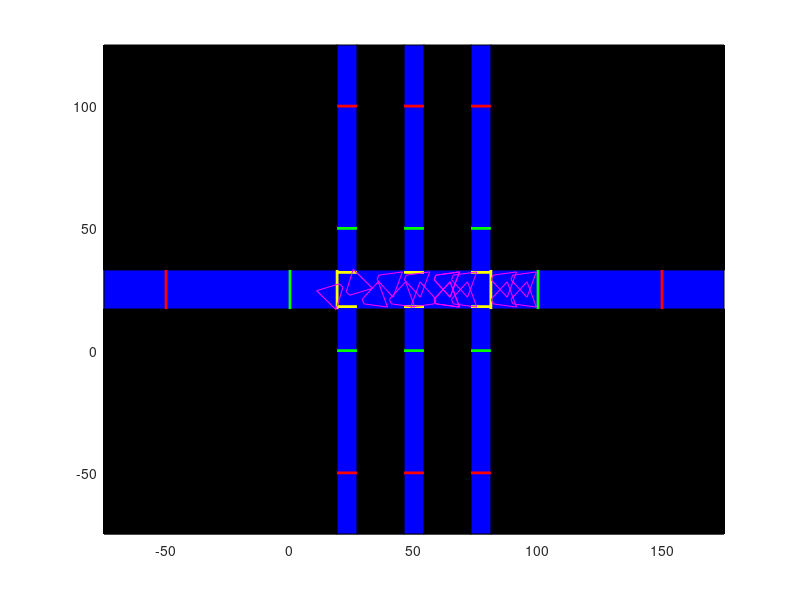

Write MATLAB code to recreate this figure.
%% Display the Scene
clf
figure(1)
axis([-75 175 -75 125])
patch([-75 175 175 -75 -75],[-75 -75 125 125 -75],'b')
% Obstacles
% (-100,-100);(  19,-100);(  19,  17);(-100,  17);
% (-100,  33);(  19,  33);(  19, 150);(-100, 150);
% (  27,-100);(  46,-100);(  46,  17);(  27,  17);
% (  27,  33);(  46,  33);(  46, 150);(  27, 150);
% (  54,-100);(  73,-100);(  73,  17);(  54,  17);
% (  54,  33);(  73,  33);(  73, 150);(  54, 150);
% (  81,-100);( 200,-100);( 200,  17);(  81,  17);
% (  81,  33);( 200,  33);( 200, 150);(  81, 150);
obstacles = {[-100,  19,  19,-100,-100;-100,-100,  17,  17,-100], ...
             [-100,  19,  19,-100,-100;  33,  33, 150, 150,  33], ...
             [  27,  46,  46,  27,  27;-100,-100,  17,  17,-100], ...
             [  27,  46,  46,  27,  27;  33,  33, 150, 150,  33], ...
             [  54,  73,  73,  54,  54;-100,-100,  17,  17,-100], ...
             [  54,  73,  73,  54,  54;  33,  33, 150, 150,  33], ...
             [  81, 200, 200,  81,  81;-100,-100,  17,  17,-100], ...
             [  81, 200, 200,  81,  81;  33,  33, 150, 150,  33]};
    
hold on
for i = 1:length(obstacles)
    obstacle = obstacles{i};
    patch(obstacle(1,:),obstacle(2,:),'k')
%     waitforbuttonpress
end
hold off

% Entrances and Exits
% (  0,17);(  0,33); ( 19,17);( 19,33); (-50, 17);(-50, 33);
% (100,17);(100,33); ( 81,17);( 81,33); (150, 17);(150, 33);
% ( 19, 0);( 27, 0); ( 19,18);( 27,18); ( 19,-50);( 27,-50);
% ( 19,50);( 27,50); ( 19,32);( 27,32); ( 19,100);( 27,100);
% ( 46, 0);( 54, 0); ( 46,18);( 54,18); ( 46,-50);( 54,-50);
% ( 46,50);( 54,50); ( 46,32);( 54,32); ( 46,100);( 54,100);
% ( 73, 0);( 81, 0); ( 73,18);( 81,18); ( 73,-50);( 81,-50);
% ( 73,50);( 81,50); ( 73,32);( 81,32); ( 73,100);( 81,100);
entrances = {[  0,  0; 17, 33], ...
             [100,100; 17, 33], ...
             [ 19, 27;  0,  0], ...
             [ 19, 27; 50, 50], ...
             [ 46, 54;  0,  0], ...
             [ 46, 54; 50, 50], ...
             [ 73, 81;  0,  0], ...
             [ 73, 81; 50, 50]};
         
hold on
for i = 1:length(entrances)
    entrance = entrances{i};
    plot(entrance(1,:),entrance(2,:),'-g','LineWidth',2)
%     waitforbuttonpress
end
hold off
         
first_exits = {[ 19, 19; 17, 33], ...
               [ 81, 81; 17, 33], ...
               [ 19, 27; 18, 18], ...
               [ 19, 27; 32, 32], ...
               [ 46, 54; 18, 18], ...
               [ 46, 54; 32, 32], ...
               [ 73, 81; 18, 18], ...
               [ 73, 81; 32, 32]};
           
hold on
for i = 1:length(first_exits)
    first_exit = first_exits{i};
    plot(first_exit(1,:),first_exit(2,:),'-y','LineWidth',2)
%     waitforbuttonpress
end
hold off
           
second_exits = {[-50,-50; 17, 33], ...
                [150,150; 17, 33], ...
                [ 19, 27;-50,-50], ...
                [ 19, 27;100,100], ...
                [ 46, 54;-50,-50], ...
                [ 46, 54;100,100], ...
                [ 73, 81;-50,-50], ...
                [ 73, 81;100,100]};
            
hold on
for i = 1:length(second_exits)
    second_exit = second_exits{i};
    plot(second_exit(1,:),second_exit(2,:),'-r','LineWidth',2)
%     waitforbuttonpress
end
hold off

                

% Cameras
% 17,17,45;
% 27,33,225;
% 27,17,90;
x0 =    [ 27, 17, 21, 27, 32, 38, 67, 50, 50, 50, 50, 57, 57, 73, 73, 81, 81];
y0 =    [ 33, 17, 17, 33, 17, 33, 17, 17, 33, 17, 33, 17, 33, 17, 33, 17, 33];
theta = [225, 45, 20,-20, 20,-20,160, 20,-20, 20,-20, 20,-20, 20,-20, 20,-20].*pi/180;
rot = @(theta) [cos(theta),-sin(theta);sin(theta),cos(theta)];
% Camera Polygon
v0 = [9;1];
v1 = [17.5;5.5];
v2 = [17.5;-5.5];
v3 = [9;-1];
poly = [v0,v1,v2,v3,v0];
% Camera Triangle
v0_t = [0;0];
v1_t = [17.5;5.5];
v2_t = [17.5;-5.5];
tri = [v0_t,v1_t,v2_t,v0_t];

% Plot
hold on
for i = 1:length(x0)
    % Rotate Poly by Theta
%     tri_i = rot(theta(i))*tri + repmat([x0(i);y0(i)],1,size(tri,2));
%     plot(tri_i(1,:),tri_i(2,:))
    poly_i = rot(theta(i))*poly + repmat([x0(i);y0(i)],1,size(poly,2));
    plot(poly_i(1,:),poly_i(2,:),'-m')
%     waitforbuttonpress
    
end
hold off